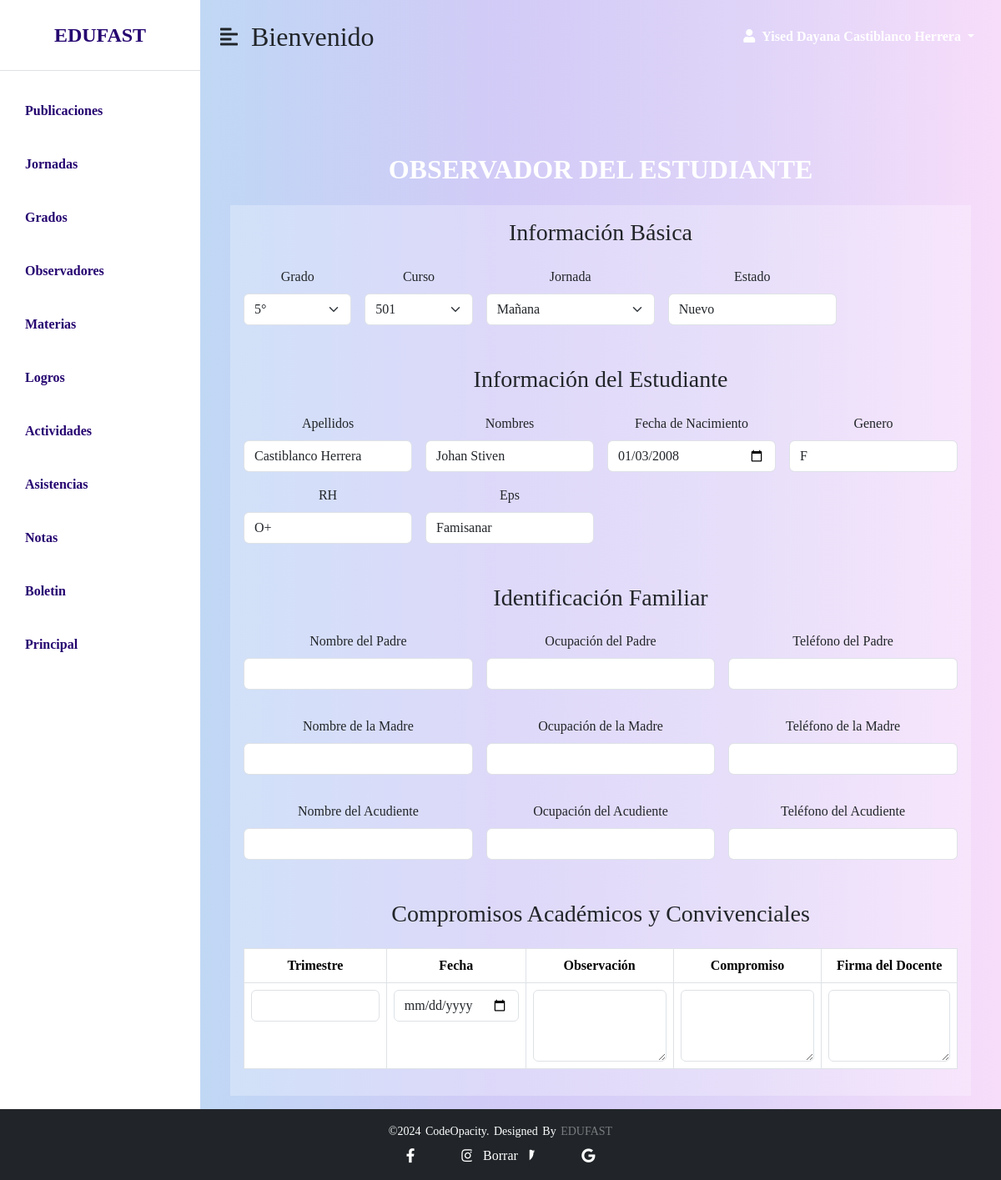
Screenshot of /cordinador/observador/vistas/observador.php?num_doc=1012366209 (signed in) with the database file from the repository.
### tables this page shows
CREATE TABLE `matricula` (
  `id_matricula` int(11) NOT NULL,
  `grado_id_grado` int(11) NOT NULL,
  `cursos_id_cursos` int(11) NOT NULL,
  `estudiante_id_estudiante` int(11) NOT NULL,
  `estudiante_registro_num_doc` int(11) NOT NULL,
  `estudiante_registro_rol_id_rol` int(11) NOT NULL,
  `estudiante_registro_jornada_id_jornada` int(11) NOT NULL
);

CREATE TABLE `estudiante` (
  `id_estudiante` int(11) NOT NULL,
  `sexo` char(10) DEFAULT NULL,
  `fecha_nacimiento` date DEFAULT NULL,
  `Eps` varchar(45) DEFAULT NULL,
  `RH` char(10) DEFAULT NULL,
  `NIvel_educativo` char(45) DEFAULT NULL,
  `grado_cursado` char(15) NOT NULL,
  `Estado` char(25) DEFAULT NULL,
  `registro_num_doc` int(11) NOT NULL,
  `registro_rol_id_rol` int(11) NOT NULL,
  `registro_jornada_id_jornada` int(11) NOT NULL
);

CREATE TABLE `registro` (
  `num_doc` int(11) NOT NULL,
  `tipo_doc` char(15) DEFAULT NULL,
  `foto_perfil` longblob DEFAULT NULL,
  `nombres` char(45) DEFAULT NULL,
  `apellidos` char(45) DEFAULT NULL,
  `celular` char(12) DEFAULT NULL,
  `telefono` char(15) DEFAULT NULL,
  `direccion` char(45) DEFAULT NULL,
  `correo` char(45) DEFAULT NULL,
  `pass` char(200) DEFAULT NULL,
  `rol_id_rol` int(11) NOT NULL,
  `jornada_id_jornada` int(11) NOT NULL
);

### cordinador/observador/vistas/observador.php (the view, shortened to what the rows shown need)
<?php
require_once "../funciones/consultar.php";
?>
<!DOCTYPE html>
<html lang="en">
<head>
    <link href="https://cdn.jsdelivr.net/npm/bootstrap@5.0.0-beta3/dist/css/bootstrap.min.css" rel="stylesheet" />
    <link rel="stylesheet" href="https://cdnjs.cloudflare.com/ajax/libs/font-awesome/5.15.3/css/all.min.css" />
    <link rel="stylesheet" href="../../../css/stylscoor.css"/>
    <link rel="stylesheet" href="../../../ob.css"/>
</head>
<body>
    <div class="d-flex" id="wrapper">
        <div id="page-content-wrapper">
            <nav class="navbar navbar-expand-lg navbar-light bg-transparent py-4 px-4">
                <div class="d-flex align-items-center">
                    <h2 class="fs-2 m-0">Bienvenido</h2>
                </div>
            </nav>
			<div class="container mt-5">
                <div class="row">
                    <div class="col-md-12 text-center">
                    <main class="main-container ">
                        <?php
                        require_once "../configuracion/conexion.php";
                        $num_doc = isset($_GET['num_doc']) ? $_GET['num_doc'] : null;
                        if ($num_doc !== null) {
                            $sqlEstudiante = "SELECT * FROM estudiante
                            INNER JOIN registro ON estudiante.registro_num_doc = registro.num_doc
                             WHERE registro_num_doc = :num_doc";
                            $stmtEstudiante = $base_de_datos->prepare($sqlEstudiante);
                            $stmtEstudiante->bindParam(':num_doc', $num_doc, PDO::PARAM_STR);
                            $stmtEstudiante->execute();
                            $datosEstudiante = $stmtEstudiante->fetch(PDO::FETCH_ASSOC);
                            if ($datosEstudiante) {
                                $sqlMatricula = "SELECT * FROM matricula
                                INNER JOIN grado ON matricula.grado_id_grado = grado.id_grado
                                INNER JOIN cursos ON  matricula.cursos_id_cursos = cursos.id_cursos
                                 WHERE estudiante_registro_num_doc = :num_doc";
                                $stmtMatricula = $base_de_datos->prepare($sqlMatricula);
                                $stmtMatricula->bindParam(':num_doc', $num_doc, PDO::PARAM_STR);
                                $stmtMatricula->execute();
                                $datosMatricula = $stmtMatricula->fetchAll(PDO::FETCH_ASSOC);
                                if (count($datosMatricula) > 0) {
                                    foreach ($datosMatricula as $matricula) {
                                        echo "		<div class='container mt-5'>
            <div class='container'>
        <div class='text-center mb-4 '>
            <h2  class='text-white'><b>OBSERVADOR DEL ESTUDIANTE</b></h2>
        </div>
        <form class='mb-3 bg-white bg-opacity-25 p-3' action='gracias.html' method='post'>
              <h3 class='text-center'>Información Básica</h3>
            <div class='mb-5 mt-4'>
                <div class='row g-3'>
                    <div class='col-md-2'>
                        <label for='grado' class='form-label'>Grado</label>
                          <select class='form-select ' id='frecuencia' name='id_jornada'>";
                        foreach ($grados as $grado) {
                            $selected = ($matricula['grado_id_grado'] == $grado['id_grado']) ? 'selected' : '';
                            echo "<option value='" . htmlspecialchars($grado['id_grado'], ENT_QUOTES) . "' $selected>"
                                . htmlspecialchars($grado['grado'], ENT_QUOTES) . "</option>";
                        }
echo "
    </select>
                    </div>
                    <div class='col-md-2'>
                        <label for='curso' class='form-label'>Curso</label>
                          <select class='form-select' id='frecuencia' name='id_jornada'>";
                        foreach ($cursos as $curso) {
                            $selected = ($matricula['cursos_id_cursos'] == $curso['id_cursos']) ? 'selected' : '';
                            echo "<option value='" . htmlspecialchars($curso['id_cursos'], ENT_QUOTES) . "' $selected>"
                                . htmlspecialchars($curso['curso'], ENT_QUOTES) . "</option>";
                        }
echo "
    </select>
                    </div>
                    <div class='col-md-3'>
                        <label for='frecuencia' class='form-label'>Jornada</label>
                        <select class='form-select' id='frecuencia' name='id_jornada'>";
                        foreach ($jornadas as $jornada) {
                            $selected = ($datosEstudiante['registro_jornada_id_jornada'] == $jornada['id_jornada']) ? 'selected' : '';
                            echo "<option value='" . htmlspecialchars($jornada['id_jornada'], ENT_QUOTES) . "' $selected>"
                                . htmlspecialchars($jornada['jornada'], ENT_QUOTES) . "</option>";
                        }
echo "
    </select>
                    </div>
                   <div class='col-md-3'>
    <label for='estudiante' class='form-label'>Estado</label>
    <input type='text' class='form-control' id='director' name='director' value='{$datosEstudiante['Estado']}'>
</div>
                </div>
            </div>
              <h3 class='text-center'>Información del Estudiante</h3>
            <div class='mb-5 mt-4'>
                <div class='row g-3'>
                    <div class='col-md-3'>
                        <label for='apellido' class='form-label'>Apellidos</label>
                        <input type='text' class='form-control' id='apellido' name='apellido' value='{$datosEstudiante['apellidos']}'>
                    </div>
                    <div class='col-md-3'>
                        <label for='nombre' class='form-label'>Nombres</label>
                        <input type='text' class='form-control' id='nombre' name='nombre' value='{$datosEstudiante['nombres']}'>
                    </div>
                    <div class='col-md-3'>
                        <label for='nacimiento' class='form-label'>Fecha de Nacimiento</label>
                        <input type='date' class='form-control' id='nacimiento' name='nacimiento' value='{$datosEstudiante['fecha_nacimiento']}'>
                    </div>
                    <div class='col-md-3'>
                        <label for='nombre' class='form-label'>Genero</label>
                        <input type='text' class='form-control' id='nombre' name='nombre' value='{$datosEstudiante['sexo']}'>
                    </div>
                    <div class='col-md-3'>
                        <label for='nombre' class='form-label'>RH</label>
                        <input type='text' class='form-control' id='nombre' name='nombre' value='{$datosEstudiante['RH']}'>
                    </div>
                    <div class='col-md-3'>
                        <label for='nombre' class='form-label'>Eps</label>
                        <input type='text' class='form-control' id='nombre' name='nombre' value='{$datosEstudiante['Eps']}'>
                    </div>
                </div>
            </div>
              <h3 class='text-center'>Identificación Familiar</h3>
            <div class='mb-5 mt-4'>
                <div class='row g-3'>
                    <div class='col-md-4'>
                        <label for='nombre_padre' class='form-label'>Nombre del Padre</label>
                        <input type='text' class='form-control' id='nombre_padre' name='nombre_padre'>
                    </div>
                    <div class='col-md-4'>
                        <label for='ocupacion_padre' class='form-label'>Ocupación del Padre</label>
                        <input type='text' class='form-control' id='ocupacion_padre' name='ocupacion_padre'>
                    </div>
                    <div class='col-md-4'>
                        <label for='telefono_padre' class='form-label'>Teléfono del Padre</label>
                        <input type='text' class='form-control' id='telefono_padre' name='telefono_padre'>
                    </div>
                </div>
                <div class='row g-3 mt-3'>
                    <div class='col-md-4'>
                        <label for='nombre_madre' class='form-label'>Nombre de la Madre</label>
                        <input type='text' class='form-control' id='nombre_madre' name='nombre_madre'>
                    </div>
                    <div class='col-md-4'>
                        <label for='ocupacion_madre' class='form-label'>Ocupación de la Madre</label>
                        <input type='text' class='form-control' id='ocupacion_madre' name='ocupacion_madre'>
                    </div>
                    <div class='col-md-4'>
                        <label for='telefono_madre' class='form-label'>Teléfono de la Madre</label>
                        <input type='text' class='form-control' id='telefono_madre' name='telefono_madre'>
                    </div>
                </div>
                <div class='row g-3 mt-3'>
                    <div class='col-md-4'>
                        <label for='nombre_acudiente' class='form-label'>Nombre del Acudiente</label>
                        <input type='text' class='form-control' id='nombre_acudiente' name='nombre_acudiente'>
                    </div>
                    <div class='col-md-4'>
                        <label for='ocupacion_acudiente' class='form-label'>Ocupación del Acudiente</label>
                        <input type='text' class='form-control' id='ocupacion_acudiente' name='ocupacion_acudiente'>
                    </div>
                    <div class='col-md-4'>
                        <label for='telefono_acudiente' class='form-label'>Teléfono del Acudiente</label>
                        <input type='text' class='form-control' id='telefono_acudiente' name='telefono_acudiente'>
                    </div>
                </div>
            </div>
            <h3 class='text-center'>Compromisos Académicos y Convivenciales</h3>
            <div class=' mt-4'>
                <table class='table table-bordered'>
                    <thead>
                        <tr>
                            <th>Trimestre</th>
                            <th>Fecha</th>
                            <th>Observación</th>
                            <th>Compromiso</th>
                            <th>Firma del Docente</th>
                        </tr>
                    </thead>
                    <tbody>
                        <tr>
                            <td><input type='number' class='form-control' name='trimestre'></td>
                            <td><input type='date' class='form-control' name='fecha_obser'></td>
                            <td><textarea class='form-control' name='observacion' rows='3'></textarea></td>
                            <td><textarea class='form-control' name='compromiso' rows='3'></textarea></td>
                            <td><textarea class='form-control' name='firma' rows='3'></textarea></td>
                        </tr>
                    </tbody>
                </table>
            </div>
            <div class='text-center'>
                <button type='reset' class='btn btn-dark'>Borrar</button>
            </div>
        </form>
    </div>
        </div>";
                                    }
                                } else {
                                    mostrarFormularioMatricula($grados, $cursos, $datosEstudiante);
                                }
                            } else {
                                mostrarFormularioEstudiante($num_doc);
                            }
                        } else {
                            echo "Número de documento no proporcionado.";
                        }
                        ?>
          </main>
                    </div>
                </div>
            </div>
            </div>
        </div>
</body>
</html>

### rows the page displays
estudiante: director "Nuevo", nacimiento "01/03/2008", nombre "F", nombre "O+", nombre "Famisanar"
registro: apellido "Castiblanco Herrera", nombre "Johan Stiven"

### other values shown
$_SESSION['nombres'] "Yised Dayana"
$_SESSION['apellidos'] "Castiblanco Herrera"
form field id_jornada "5°"
form field id_jornada "501"
form field id_jornada "Mañana"
